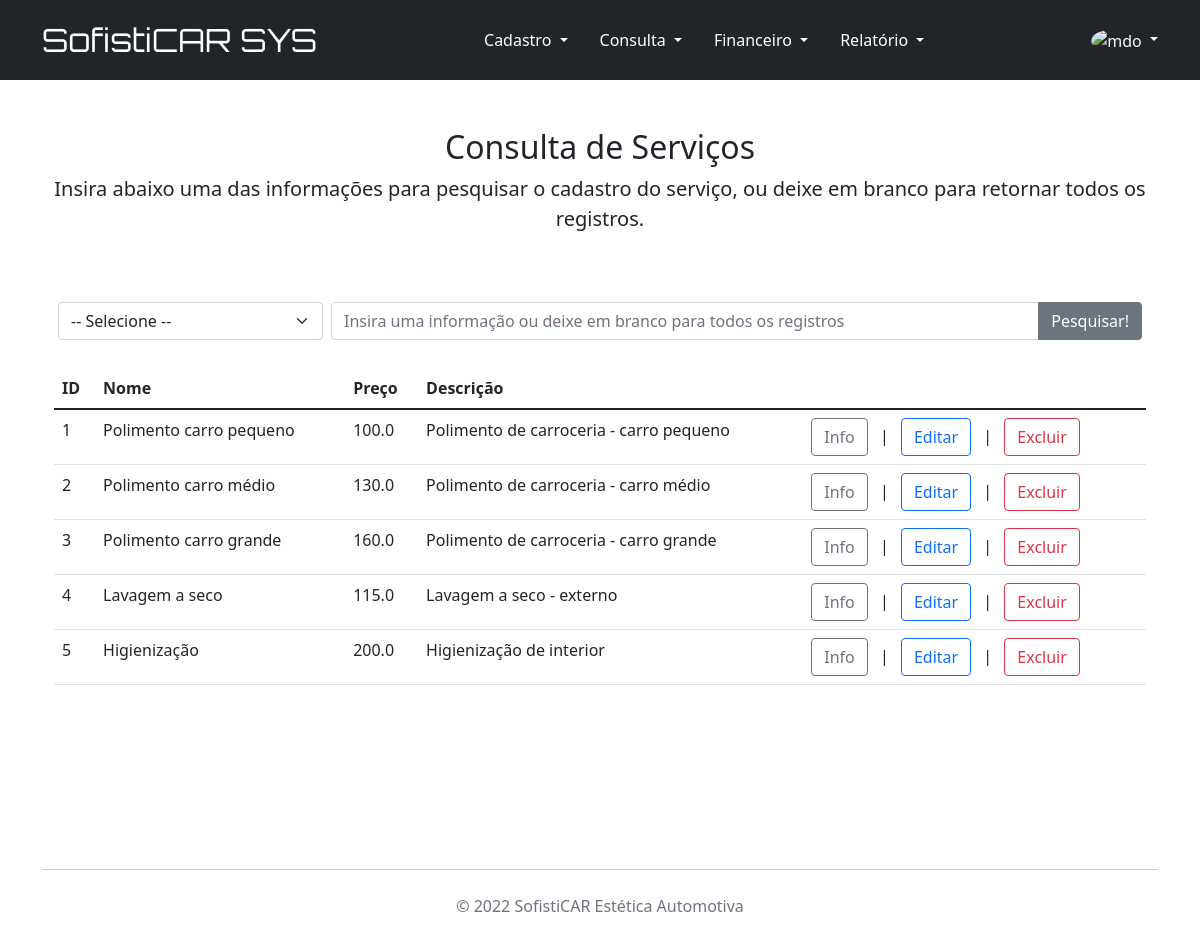
Screenshot of /resultado_servico with the database file from the repository.
### cadastro_clientes.py (models this page shows, shortened)
class Servico(db.Model):
    __tablename__ = 'servicos'
    id = db.Column('ID', db.Integer, primary_key=True, autoincrement=True)
    nome = db.Column('Nome', db.String(150), nullable=False)
    descricao = db.Column('Descricao', db.String(250), nullable=False)
    valor = db.Column('Valor', db.Float, nullable=False)
    orcamentos = relationship(Orcamento, backref="servicos")

### cadastro_clientes.py (the view)
@app.route('/resultado_servico', methods=['GET', 'POST'])
def resultado_servico():
    servico = Servico.query.all()
    opcao = ''
    campo = ''
    if request.method == 'POST':
        opcao = request.form['opcao']  # pega a informação das opções
        campo = request.form['campo']
        return render_template("resultado_servico.html", servicos=servico, opcao=opcao, campo=campo)
    return render_template("resultado_servico.html", servicos=servico, opcao=opcao, campo=campo)

### templates/resultado_servico.html (shortened to what this page needs)
{% extends "base.html" %}
{% block conteudo %}
<main class="container">
    <div class="py-5 text-center">
        <h2>Consulta de Serviços</h2>
        <p class="lead">Insira abaixo uma das informações para pesquisar o cadastro do serviço, ou deixe em branco para retornar todos os registros.</p>
    </div>
    <div class="container">
        <form action="/resultado_servico" class="col-12 d-flex" method="POST">
            <div class="col-3 p-1">
                <select class="form-select" name="opcao">
                    <option>-- Selecione --</option>
                </select>
            </div>
            <div class="col-9 p-1">
                <div class="input-group">
                    <input type="text" class="form-control" placeholder="Insira uma informação ou deixe em branco para todos os registros" name="campo">
                    <button type="submit" class="btn btn-secondary">Pesquisar!</button>
                </div>
            </div>
        </form>
        <table class="table col-12">
            <thead class="col-12">
                <th>ID</th>
                <th>Nome</th>
                <th>Preço</th>
                <th>Descrição</th>
            </thead>
            <tbody class="col-12">
                {% if campo == '' %}
                    {% for servico in servicos %}
                    <tr>
                        <td>{{ servico.id }}</td>
                        <td>{{ servico.nome }}</td>
                        <td>{{ servico.valor }}</td>
                        <td>{{ servico.descricao }}</td>
                        <td>
                            <a href="/info_servico/{{servico.id}}"><button type="button" class="btn btn-outline-secondary" >Info</button></a>
                            <span class="p-2">|</span>
                            <a href="/editar_servico/{{servico.id}}"><button type="button" class="btn btn-outline-primary">Editar</button></a>
                            <span class="p-2">|</span>
                            <a href="/deletar_servico/{{servico.id}}"><button type="button" class="btn btn-outline-danger">Excluir</button></a>
                        </td>
                    </tr>
                    {% endfor %}
                {% endif %}
            </tbody>
        </table>
        <div class="col-12 p-5 d-flex justify-content-center">
        </div>
    </div>
</main>
{% endblock %}

### rows the page displays
Servico: id "1", nome "Polimento carro pequeno", valor "100.0", descricao "Polimento de carroceria - carro pequeno"
Servico: id "2", nome "Polimento carro médio", valor "130.0", descricao "Polimento de carroceria - carro médio"
Servico: id "3", nome "Polimento carro grande", valor "160.0", descricao "Polimento de carroceria - carro grande"
Servico: id "4", nome "Lavagem a seco", valor "115.0", descricao "Lavagem a seco - externo"
Servico: id "5", nome "Higienização", valor "200.0", descricao "Higienização de interior"
